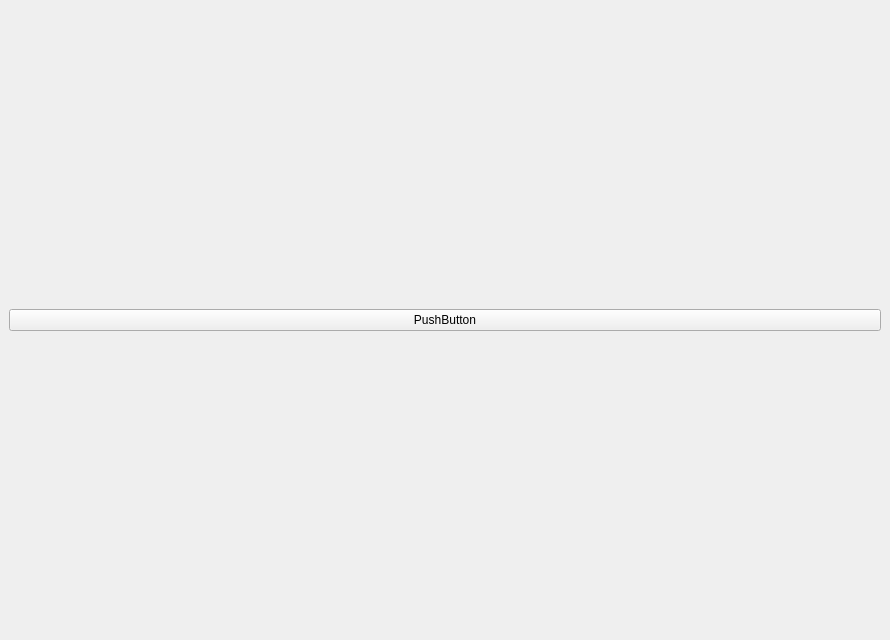
<?xml version="1.0" encoding="UTF-8"?>
<ui version="4.0">
 <class>MainWindowDesign</class>
 <widget class="QMainWindow" name="MainWindowDesign">
  <property name="geometry">
   <rect>
    <x>0</x>
    <y>0</y>
    <width>890</width>
    <height>640</height>
   </rect>
  </property>
  <property name="windowTitle">
   <string>QRosApp</string>
  </property>
  <property name="windowIcon">
   <iconset>
    <normaloff>:/images/icon.png</normaloff>:/images/icon.png</iconset>
  </property>
  <property name="locale">
   <locale language="English" country="Australia"/>
  </property>
  <widget class="QWidget" name="centralwidget">
   <layout class="QVBoxLayout" name="verticalLayout_5">
    <item>
     <widget class="QPushButton" name="pushButton">
      <property name="text">
       <string>PushButton</string>
      </property>
     </widget>
    </item>
   </layout>
  </widget>
  <action name="action_Quit">
   <property name="text">
    <string>&amp;Quit</string>
   </property>
   <property name="shortcut">
    <string>Ctrl+Q</string>
   </property>
   <property name="shortcutContext">
    <enum>Qt::ApplicationShortcut</enum>
   </property>
  </action>
  <action name="action_Preferences">
   <property name="text">
    <string>&amp;Preferences</string>
   </property>
  </action>
  <action name="actionAbout">
   <property name="text">
    <string>&amp;About</string>
   </property>
  </action>
  <action name="actionAbout_Qt">
   <property name="text">
    <string>About &amp;Qt</string>
   </property>
  </action>
 </widget>
 <resources/>
 <connections>
  <connection>
   <sender>action_Quit</sender>
   <signal>triggered()</signal>
   <receiver>MainWindowDesign</receiver>
   <slot>close()</slot>
   <hints>
    <hint type="sourcelabel">
     <x>-1</x>
     <y>-1</y>
    </hint>
    <hint type="destinationlabel">
     <x>399</x>
     <y>299</y>
    </hint>
   </hints>
  </connection>
 </connections>
</ui>
